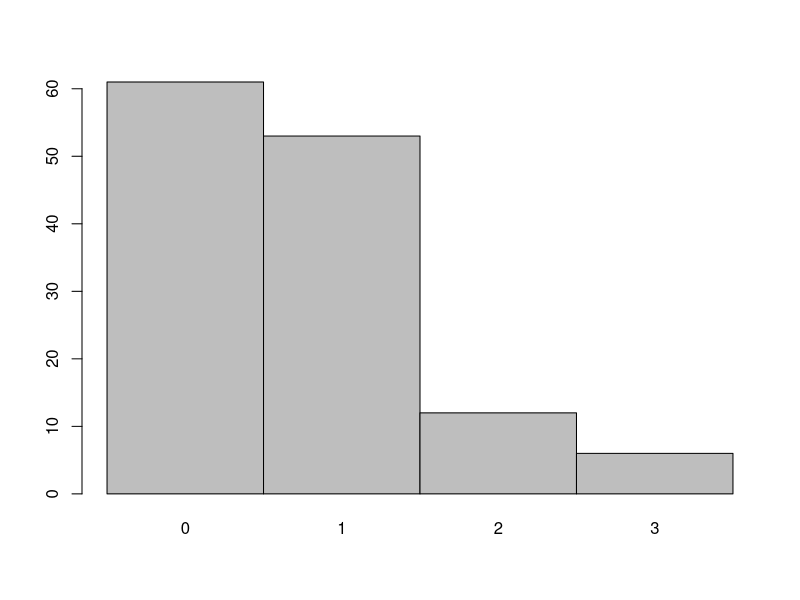

Recreate this plot in R.
## ---- chunk 1
knitr::opts_chunk$set(echo = TRUE)
## ---- chunk 2

data = c(0,0,1,2,1,1,1,0,0,0,2,1,0,0,0,0,0,0,0,1,0,0,1,0,0,1,1,1,2,0,1,0,1,0,0,1,
         1,1,1,0,0,1,1,1,0,2,0,1,0,1,0,0,0,0,0,1,3,0,1,2,2,0,0,1,0,3,1,1,1,1,1,1,
         2,1,0,0,1,0,0,1,1,0,0,1,3,1,0,0,0,1,1,1,1,2,1,0,0,0,0,1,2,1,2,0,1,0,3,0,
         1,0,1,0,3,1,0,3,0,0,1,2,0,0,1,0,0,1,1,1,1,0,2,0)

h = hist(data, breaks = 0:4, right = FALSE, plot = FALSE)
h$counts
barplot(h$counts, space = 0, names.arg = c(0, 1, 2, 3))

# Параметры для расчетов
n = length(data)
e = 2.7182
k = 4 - 2
a = 0.05

# Найдем выборочное среднее
x_mean = round(mean(data), 4)

# Примем в качестве оценки параметра lambda распределения Пуассона выборочную среднюю 
lambda = x_mean

# Найдем по формуле Пуассона ( P(i) = (lambda^i * e^-lambda) / i! ) 
# вероятности появления ровно i событий в n испытаниях 
# (i = 0, 1, ... , r , где r - максимальное число наблюдавшихся событий, n - обьем выборки)
P = c()
for (i in 0:3) {
    P[i + 1] = round((lambda ^ i * e ^ -lambda) / factorial(i), 4)
}
print(P)

# Найдем теоретические частоты по формуле n(i) = n * P(i)
for (i in 0:3) {
    P[i + 1] = round(n * P[i + 1])
}
print(P)

# Сравнить эмпирические и теоретические частоты с помощью критерия Пирсона, 
# приняв число степеней свободы k = s - 2 , где s - число различных групп выборки.
xi_nabl = round(sum((h$counts - P) ^ 2 / P), 2)
xi_nabl
xi_krit = qchisq(1 - a, k)
xi_krit

